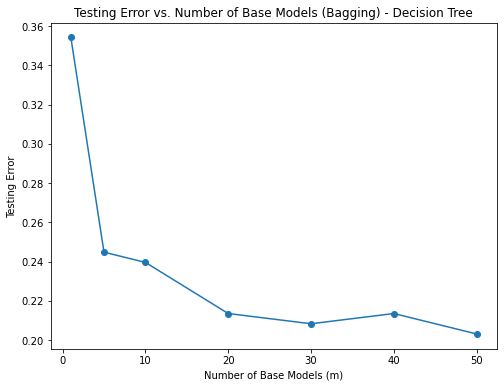

Source code (Python):
import numpy as np
import matplotlib.pyplot as plt
from sklearn.tree import DecisionTreeClassifier
from sklearn.metrics import accuracy_score


data = np.loadtxt('diabetes.csv', delimiter=',')
[n, p] = np.shape(data)

num_train = int(0.75 * n)
num_test = int(0.25 * n)

sample_train = data[0:num_train, 0:-1]
sample_test = data[n - num_test:, 0:-1]
label_train = data[0:num_train, -1]
label_test = data[n - num_test:, -1]


def bootstrap_sample_custom(X, y, k):
    indices = np.random.choice(len(X), k, replace=True)
    return X[indices], y[indices]


def bagging_custom(X_train, y_train, X_test, y_test, base_model, m_values, k):
    testing_errors = []

    for m in m_values:
        base_models = []

        for _ in range(m):
     
            X_sample, y_sample = bootstrap_sample_custom(X_train, y_train, k)

           
            base_model_instance = base_model()
            base_model_instance.fit(X_sample, y_sample)

           
            base_models.append(base_model_instance)

    
        y_pred_ensemble = np.mean([model.predict(X_test) for model in base_models], axis=0)

       
        y_pred_ensemble_binary = np.round(y_pred_ensemble)

       
        testing_error = 1 - accuracy_score(y_test, y_pred_ensemble_binary)
        testing_errors.append(testing_error)

    return testing_errors

base_model = DecisionTreeClassifier
m_values = [1, 5, 10, 20, 30, 40, 50]
k = int(0.5 * len(sample_train))

testing_errors = bagging_custom(sample_train, label_train, sample_test, label_test, base_model, m_values, k)

plt.figure(figsize=(8, 6))
plt.plot(m_values, testing_errors, marker='o')
plt.title('Testing Error vs. Number of Base Models (Bagging) - Decision Tree')
plt.xlabel('Number of Base Models (m)')
plt.ylabel('Testing Error')
plt.show()
